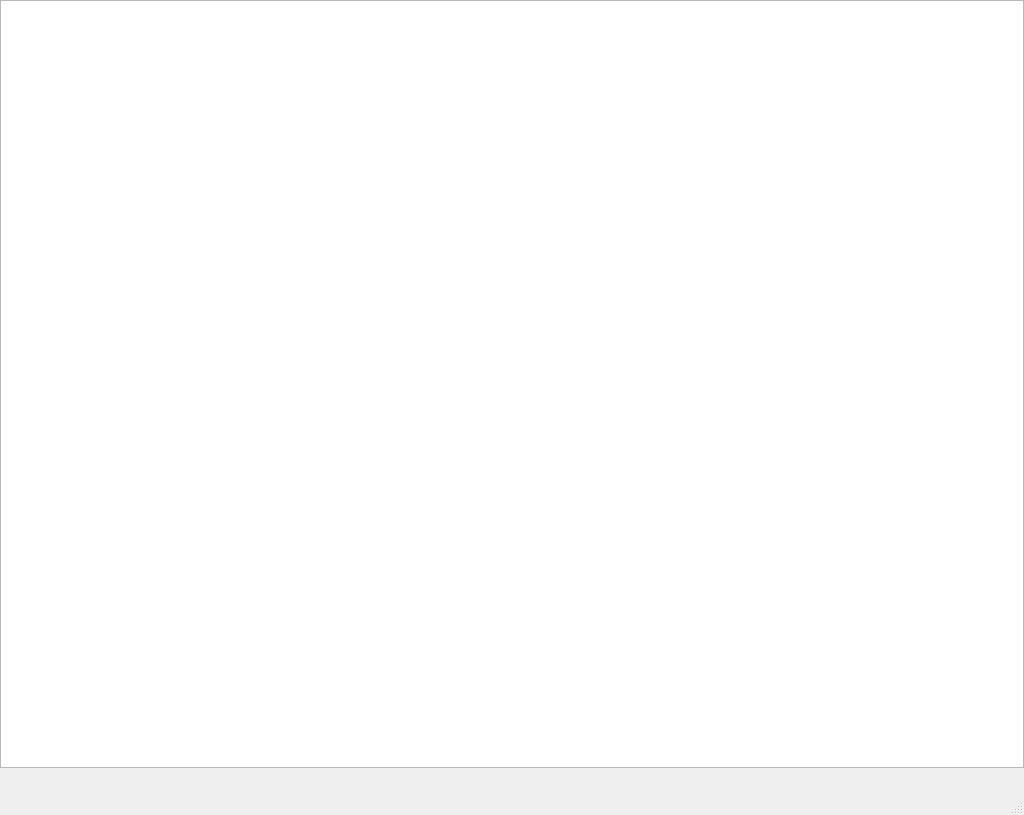
<?xml version="1.0" encoding="UTF-8"?>
<ui version="4.0">
 <class>BetterMainWindow</class>
 <widget class="QMainWindow" name="BetterMainWindow">
  <property name="enabled">
   <bool>true</bool>
  </property>
  <property name="geometry">
   <rect>
    <x>0</x>
    <y>0</y>
    <width>1024</width>
    <height>815</height>
   </rect>
  </property>
  <property name="windowTitle">
   <string>MainWindow</string>
  </property>
  <widget class="QWidget" name="centralwidget">
   <widget class="QGraphicsView" name="gameView">
    <property name="geometry">
     <rect>
      <x>0</x>
      <y>0</y>
      <width>1024</width>
      <height>768</height>
     </rect>
    </property>
   </widget>
  </widget>
  <widget class="QMenuBar" name="menubar">
   <property name="enabled">
    <bool>true</bool>
   </property>
   <property name="geometry">
    <rect>
     <x>0</x>
     <y>0</y>
     <width>1024</width>
     <height>23</height>
    </rect>
   </property>
  </widget>
  <widget class="QStatusBar" name="statusbar">
   <property name="enabled">
    <bool>true</bool>
   </property>
  </widget>
 </widget>
 <resources/>
 <connections/>
</ui>
